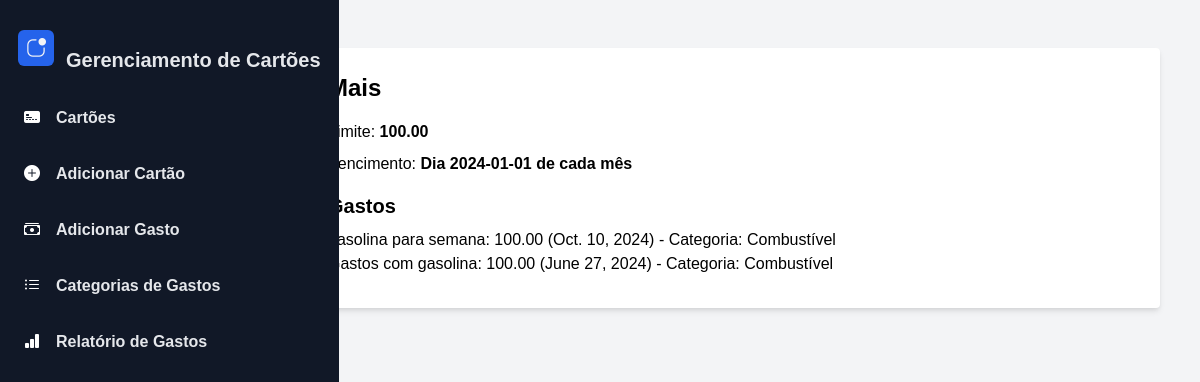
Screenshot of /gestao_cartoes/1/ with the database file from the repository.
### gestao_cartoes/models.py (models this page shows, shortened)
class Cartao(models.Model):
    nome = models.CharField(max_length=100)
    limite = models.DecimalField(max_digits=10, decimal_places=2)
    vencimento = models.IntegerField()  # Garanta que este campo exista e esteja correto

class Gasto(models.Model):
    cartao = models.ForeignKey(Cartao, on_delete=models.CASCADE, related_name='gastos')
    valor = models.DecimalField(max_digits=10, decimal_places=2)
    data = models.DateField()
    categoria = models.ForeignKey(Categoria, on_delete=models.SET_NULL, null=True, blank=True)
    descricao = models.CharField(max_length=255)
    parcelas = models.IntegerField(default=1)

class Categoria(models.Model):
    nome = models.CharField(max_length=100)

### gestao_cartoes/views.py (the view)
# urls.py: path('<int:pk>/', DetalhesCartaoView.as_view(), name='detalhes_cartao'),
class DetalhesCartaoView(DetailView):
    model = Cartao
    template_name = 'detalhes_cartao.html'
    context_object_name = 'cartao'
    def get_context_data(self, **kwargs):
        context = super().get_context_data(**kwargs)
        logger.debug(f"Vencimento: {self.object.vencimento}")
        context['gastos'] = Gasto.objects.filter(cartao=self.get_object()).order_by('-data')
        return context

### gestao_cartoes/templates/detalhes_cartao.html
{% extends 'base.html' %}
{% block content %}
<div class="max-w-4xl mx-auto py-8 px-4">
    <div class="bg-white shadow-md rounded px-8 pt-6 pb-8 mb-4">
        <h2 class="text-2xl font-bold mb-4">{{ cartao.nome }}</h2>
        <p class="mb-2">Limite: <span class="font-semibold">{{ cartao.limite | floatformat:2 }}</span></p>
        <p class="mb-4">Vencimento: <span class="font-semibold">Dia {{ cartao.vencimento }} de cada mês</span></p>
        <h3 class="text-xl font-bold mb-2">Gastos</h3>
        <ul>
            {% for gasto in gastos %}
            <li>{{ gasto.descricao }}: {{ gasto.valor | floatformat:2 }} ({{ gasto.data }}) - Categoria: {{ gasto.categoria.nome }}</li>
            {% endfor %}
        </ul>
    </div>
</div>
{% endblock %}

### gestao_cartoes/templates/base.html (shortened to what this page needs)
{% load static %}
<!DOCTYPE html>
<html lang="pt-br">
<head>
    <link href="https://cdn.jsdelivr.net/npm/tailwindcss@2.2.19/dist/tailwind.min.css" rel="stylesheet">
    <link rel="stylesheet" href="https://cdn.jsdelivr.net/npm/bootstrap-icons@1.8.0/font/bootstrap-icons.css">
</head>
<body class="bg-gray-100">
    <div id="sidebar" class="fixed top-0 bottom-0 lg:left-0 p-2 w-[300px] overflow-y-auto text-center bg-gray-900 -translate-x-full lg:translate-x-0 transition-transform duration-300 ease-in-out">
    <div class="text-gray-100 text-xl">
        <div class="p-2.5 mt-1 flex items-center justify-between">
            <i class="bi bi-app-indicator px-2 py-1 rounded-md bg-blue-600"></i>
            <h1 class="font-bold text-gray-200 text-[15px] ml-3 mt-6">Gerenciamento de Cartões</h1>
        </div>
    </div>
    <a href="{% url 'lista_cartoes' %}" class="p-2.5 mt-3 flex items-center rounded-md px-4 duration-300 cursor-pointer hover:bg-blue-600 text-white">
        <i class="bi bi-credit-card-2-front-fill"></i>
        <span class="text-[15px] ml-4 text-gray-200 font-bold">Cartões</span>
    </a>
    <a href="{% url 'adicionar_cartao' %}" class="p-2.5 mt-3 flex items-center rounded-md px-4 duration-300 cursor-pointer hover:bg-blue-600 text-white">
        <i class="bi bi-plus-circle-fill"></i>
        <span class="text-[15px] ml-4 text-gray-200 font-bold">Adicionar Cartão</span>
    </a>
    <a href="{% url 'adicionar_gasto' %}" class="p-2.5 mt-3 flex items-center rounded-md px-4 duration-300 cursor-pointer hover:bg-blue-600 text-white">
        <i class="bi bi-cash-stack"></i>
        <span class="text-[15px] ml-4 text-gray-200 font-bold">Adicionar Gasto</span>
    </a>
    <a href="{% url 'cadastro_categoria' %}" class="p-2.5 mt-3 flex items-center rounded-md px-4 duration-300 cursor-pointer hover:bg-blue-600 text-white">
        <i class="bi bi-list-ul"></i>
        <span class="text-[15px] ml-4 text-gray-200 font-bold">Categorias de Gastos</span>
    <a href="{% url 'relatorio_gastos' %}" class="p-2.5 mt-3 flex items-center rounded-md px-4 duration-300 cursor-pointer hover:bg-blue-600 text-white">
        <i class="bi bi-bar-chart-fill"></i>
        <span class="text-[15px] ml-4 text-gray-200 font-bold">Relatório de Gastos</span>
    </a>
</div>
    <div id="main-content" class="ml-0 lg:ml-64 p-4">
        {% block content %}{% endblock %}
    </div>
</body>
</html>

### gestao_cartoes/templates/base.html (style rules this page uses)
body { font-family: Arial, sans-serif; }

### rows the page displays
Cartao: nome "Mais", limite "100.00", vencimento "2024-01-01"
Gasto: descricao "gasolina para semana", valor "100.00", data "Oct. 10, 2024", categoria.nome "Combustível"
Gasto: descricao "Gastos com gasolina", valor "100.00", data "June 27, 2024", categoria.nome "Combustível"
